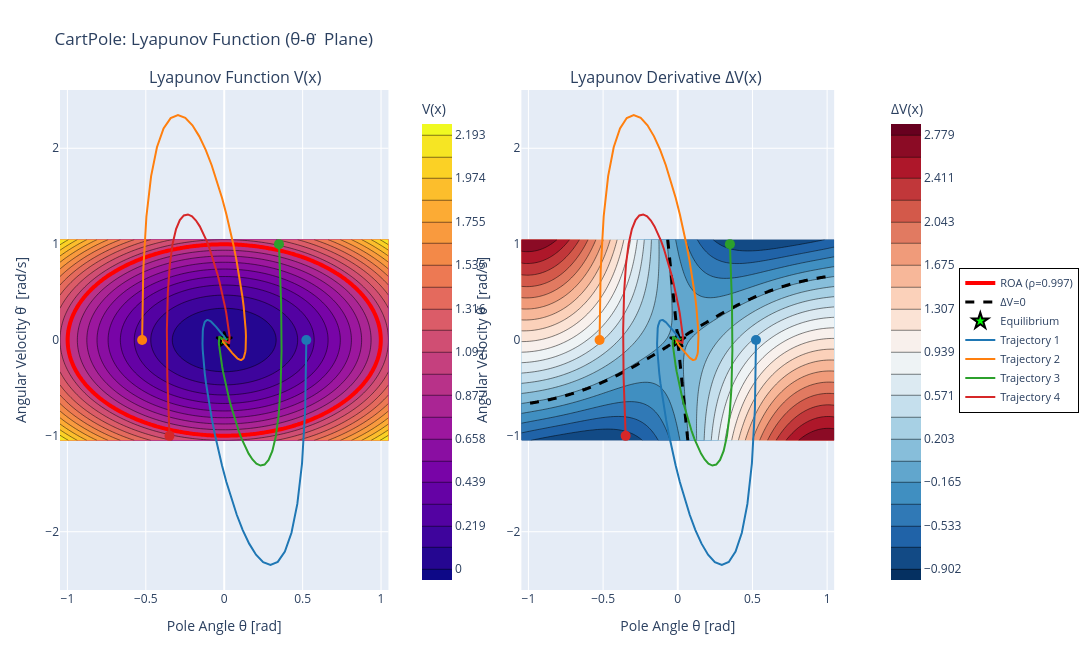

The notebook cell this image was saved under:
### Code cell
# 2D Lyapunov Function Visualization, angle and angular velocity
state_limits_theta_thetadot = ((-np.pi / 3, np.pi / 3), (-np.pi / 3, np.pi / 3))
state_indices_theta_thetadot = (1, 3)

plot_lyapunov_2d(
    lyapunov_nn,
    controller,
    discrete_system,
    state_limits_theta_thetadot,
    state_indices=state_indices_theta_thetadot,
    state_names=("Pole Angle θ [rad]", "Angular Velocity θ̇  [rad/s]"),
    rho=rho,
    grid_resolution=120,
    trajectories=trajectories,
    title="CartPole: Lyapunov Function (θ-θ̇  Plane)",
    show=False,
    colorscale="Plasma",
    trajectory_colorscale="D3",
)

### Figure 1 — Plotly figure (JSON) as saved in the notebook; plotly's stock layout.template omitted (floating-point values rounded to 4 significant figures; data arrays with more than 128 entries replaced by an {"elided": "..."} marker saying what was removed)
{"data": [{"colorbar": {"title": {"text": "V(x)"}, "x": 0.45}, "colorscale": [[0, "#0d0887"], [0.1111, "#46039f"], [0.2222, "#7201a8"], [0.3333, "#9c179e"], [0.4444, "#bd3786"], [0.5556, "#d8576b"], [0.6667, "#ed7953"], [0.7778, "#fb9f3a"], [0.8889, "#fdca26"], [1, "#f0f921"]], "contours": {"end": 2.193, "size": 0.1097, "start": 0}, "hovertemplate": "%{xaxis.title.text}: %{x:.3f}<br>%{yaxis.title.text}: %{y:.3f}<br>V: %{z:.3f}<extra></extra>", "type": "contour", "x": [-1.047, -1.03, -1.012, -0.9944, -0.9768, -0.9592, -0.9416, -0.924, -0.9064, -0.8888, -0.8712, -0.8536, -0.836, -0.8184, -0.8008, -0.7832, -0.7656, -0.748, -0.7304, -0.7128, -0.6952, -0.6776, -0.66, -0.6424, -0.6248, -0.6072, -0.5896, -0.572, -0.5544, -0.5368, -0.5192, -0.5016, -0.484, -0.4664, -0.4488, -0.4312, -0.4136, -0.396, -0.3784, -0.3608, -0.3432, -0.3256, -0.308, -0.2904, -0.2728, -0.2552, -0.2376, -0.22, -0.2024, -0.1848, -0.1672, -0.1496, -0.132, -0.1144, -0.0968, -0.0792, -0.0616, -0.044, -0.0264, -0.0088, 0.0088, 0.0264, 0.044, 0.0616, 0.0792, 0.0968, 0.1144, 0.132, 0.1496, 0.1672, 0.1848, 0.2024, 0.22, 0.2376, 0.2552, 0.2728, 0.2904, 0.308, 0.3256, 0.3432, 0.3608, 0.3784, 0.396, 0.4136, 0.4312, 0.4488, 0.4664, 0.484, 0.5016, 0.5192, 0.5368, 0.5544, 0.572, 0.5896, 0.6072, 0.6248, 0.6424, 0.66, 0.6776, 0.6952, 0.7128, 0.7304, 0.748, 0.7656, 0.7832, 0.8008, 0.8184, 0.836, 0.8536, 0.8712, 0.8888, 0.9064, 0.924, 0.9416, 0.9592, 0.9768, 0.9944, 1.012, 1.03, 1.047], "xaxis": "x", "y": [-1.047, -1.03, -1.012, -0.9944, -0.9768, -0.9592, -0.9416, -0.924, -0.9064, -0.8888, -0.8712, -0.8536, -0.836, -0.8184, -0.8008, -0.7832, -0.7656, -0.748, -0.7304, -0.7128, -0.6952, -0.6776, -0.66, -0.6424, -0.6248, -0.6072, -0.5896, -0.572, -0.5544, -0.5368, -0.5192, -0.5016, -0.484, -0.4664, -0.4488, -0.4312, -0.4136, -0.396, -0.3784, -0.3608, -0.3432, -0.3256, -0.308, -0.2904, -0.2728, -0.2552, -0.2376, -0.22, -0.2024, -0.1848, -0.1672, -0.1496, -0.132, -0.1144, -0.0968, -0.0792, -0.0616, -0.044, -0.0264, -0.0088, 0.0088, 0.0264, 0.044, 0.0616, 0.0792, 0.0968, 0.1144, 0.132, 0.1496, 0.1672, 0.1848, 0.2024, 0.22, 0.2376, 0.2552, 0.2728, 0.2904, 0.308, 0.3256, 0.3432, 0.3608, 0.3784, 0.396, 0.4136, 0.4312, 0.4488, 0.4664, 0.484, 0.5016, 0.5192, 0.5368, 0.5544, 0.572, 0.5896, 0.6072, 0.6248, 0.6424, 0.66, 0.6776, 0.6952, 0.7128, 0.7304, 0.748, 0.7656, 0.7832, 0.8008, 0.8184, 0.836, 0.8536, 0.8712, 0.8888, 0.9064, 0.924, 0.9416, 0.9592, 0.9768, 0.9944, 1.012, 1.03, 1.047], "yaxis": "y", "z": {"elided": "120x120 float values"}}, {"contours": {"coloring": "none", "end": 0.9969, "size": 1, "start": 0.9969}, "hovertemplate": "ROA Boundary<extra></extra>", "line": {"color": "red", "width": 4}, "name": "ROA (ρ=0.997)", "showscale": false, "type": "contour", "x": [-1.047, -1.03, -1.012, -0.9944, -0.9768, -0.9592, -0.9416, -0.924, -0.9064, -0.8888, -0.8712, -0.8536, -0.836, -0.8184, -0.8008, -0.7832, -0.7656, -0.748, -0.7304, -0.7128, -0.6952, -0.6776, -0.66, -0.6424, -0.6248, -0.6072, -0.5896, -0.572, -0.5544, -0.5368, -0.5192, -0.5016, -0.484, -0.4664, -0.4488, -0.4312, -0.4136, -0.396, -0.3784, -0.3608, -0.3432, -0.3256, -0.308, -0.2904, -0.2728, -0.2552, -0.2376, -0.22, -0.2024, -0.1848, -0.1672, -0.1496, -0.132, -0.1144, -0.0968, -0.0792, -0.0616, -0.044, -0.0264, -0.0088, 0.0088, 0.0264, 0.044, 0.0616, 0.0792, 0.0968, 0.1144, 0.132, 0.1496, 0.1672, 0.1848, 0.2024, 0.22, 0.2376, 0.2552, 0.2728, 0.2904, 0.308, 0.3256, 0.3432, 0.3608, 0.3784, 0.396, 0.4136, 0.4312, 0.4488, 0.4664, 0.484, 0.5016, 0.5192, 0.5368, 0.5544, 0.572, 0.5896, 0.6072, 0.6248, 0.6424, 0.66, 0.6776, 0.6952, 0.7128, 0.7304, 0.748, 0.7656, 0.7832, 0.8008, 0.8184, 0.836, 0.8536, 0.8712, 0.8888, 0.9064, 0.924, 0.9416, 0.9592, 0.9768, 0.9944, 1.012, 1.03, 1.047], "xaxis": "x", "y": [-1.047, -1.03, -1.012, -0.9944, -0.9768, -0.9592, -0.9416, -0.924, -0.9064, -0.8888, -0.8712, -0.8536, -0.836, -0.8184, -0.8008, -0.7832, -0.7656, -0.748, -0.7304, -0.7128, -0.6952, -0.6776, -0.66, -0.6424, -0.6248, -0.6072, -0.5896, -0.572, -0.5544, -0.5368, -0.5192, -0.5016, -0.484, -0.4664, -0.4488, -0.4312, -0.4136, -0.396, -0.3784, -0.3608, -0.3432, -0.3256, -0.308, -0.2904, -0.2728, -0.2552, -0.2376, -0.22, -0.2024, -0.1848, -0.1672, -0.1496, -0.132, -0.1144, -0.0968, -0.0792, -0.0616, -0.044, -0.0264, -0.0088, 0.0088, 0.0264, 0.044, 0.0616, 0.0792, 0.0968, 0.1144, 0.132, 0.1496, 0.1672, 0.1848, 0.2024, 0.22, 0.2376, 0.2552, 0.2728, 0.2904, 0.308, 0.3256, 0.3432, 0.3608, 0.3784, 0.396, 0.4136, 0.4312, 0.4488, 0.4664, 0.484, 0.5016, 0.5192, 0.5368, 0.5544, 0.572, 0.5896, 0.6072, 0.6248, 0.6424, 0.66, 0.6776, 0.6952, 0.7128, 0.7304, 0.748, 0.7656, 0.7832, 0.8008, 0.8184, 0.836, 0.8536, 0.8712, 0.8888, 0.9064, 0.924, 0.9416, 0.9592, 0.9768, 0.9944, 1.012, 1.03, 1.047], "yaxis": "y", "z": {"elided": "120x120 float values"}}, {"colorbar": {"title": {"text": "ΔV(x)"}, "x": 1.05}, "colorscale": [[0, "rgb(5,48,97)"], [0.1, "rgb(33,102,172)"], [0.2, "rgb(67,147,195)"], [0.3, "rgb(146,197,222)"], [0.4, "rgb(209,229,240)"], [0.5, "rgb(247,247,247)"], [0.6, "rgb(253,219,199)"], [0.7, "rgb(244,165,130)"], [0.8, "rgb(214,96,77)"], [0.9, "rgb(178,24,43)"], [1, "rgb(103,0,31)"]], "contours": {"end": 2.779, "size": 0.1841, "start": -0.9016}, "hovertemplate": "%{xaxis.title.text}: %{x:.3f}<br>%{yaxis.title.text}: %{y:.3f}<br>ΔV: %{z:.3f}<extra></extra>", "type": "contour", "x": [-1.047, -1.03, -1.012, -0.9944, -0.9768, -0.9592, -0.9416, -0.924, -0.9064, -0.8888, -0.8712, -0.8536, -0.836, -0.8184, -0.8008, -0.7832, -0.7656, -0.748, -0.7304, -0.7128, -0.6952, -0.6776, -0.66, -0.6424, -0.6248, -0.6072, -0.5896, -0.572, -0.5544, -0.5368, -0.5192, -0.5016, -0.484, -0.4664, -0.4488, -0.4312, -0.4136, -0.396, -0.3784, -0.3608, -0.3432, -0.3256, -0.308, -0.2904, -0.2728, -0.2552, -0.2376, -0.22, -0.2024, -0.1848, -0.1672, -0.1496, -0.132, -0.1144, -0.0968, -0.0792, -0.0616, -0.044, -0.0264, -0.0088, 0.0088, 0.0264, 0.044, 0.0616, 0.0792, 0.0968, 0.1144, 0.132, 0.1496, 0.1672, 0.1848, 0.2024, 0.22, 0.2376, 0.2552, 0.2728, 0.2904, 0.308, 0.3256, 0.3432, 0.3608, 0.3784, 0.396, 0.4136, 0.4312, 0.4488, 0.4664, 0.484, 0.5016, 0.5192, 0.5368, 0.5544, 0.572, 0.5896, 0.6072, 0.6248, 0.6424, 0.66, 0.6776, 0.6952, 0.7128, 0.7304, 0.748, 0.7656, 0.7832, 0.8008, 0.8184, 0.836, 0.8536, 0.8712, 0.8888, 0.9064, 0.924, 0.9416, 0.9592, 0.9768, 0.9944, 1.012, 1.03, 1.047], "xaxis": "x2", "y": [-1.047, -1.03, -1.012, -0.9944, -0.9768, -0.9592, -0.9416, -0.924, -0.9064, -0.8888, -0.8712, -0.8536, -0.836, -0.8184, -0.8008, -0.7832, -0.7656, -0.748, -0.7304, -0.7128, -0.6952, -0.6776, -0.66, -0.6424, -0.6248, -0.6072, -0.5896, -0.572, -0.5544, -0.5368, -0.5192, -0.5016, -0.484, -0.4664, -0.4488, -0.4312, -0.4136, -0.396, -0.3784, -0.3608, -0.3432, -0.3256, -0.308, -0.2904, -0.2728, -0.2552, -0.2376, -0.22, -0.2024, -0.1848, -0.1672, -0.1496, -0.132, -0.1144, -0.0968, -0.0792, -0.0616, -0.044, -0.0264, -0.0088, 0.0088, 0.0264, 0.044, 0.0616, 0.0792, 0.0968, 0.1144, 0.132, 0.1496, 0.1672, 0.1848, 0.2024, 0.22, 0.2376, 0.2552, 0.2728, 0.2904, 0.308, 0.3256, 0.3432, 0.3608, 0.3784, 0.396, 0.4136, 0.4312, 0.4488, 0.4664, 0.484, 0.5016, 0.5192, 0.5368, 0.5544, 0.572, 0.5896, 0.6072, 0.6248, 0.6424, 0.66, 0.6776, 0.6952, 0.7128, 0.7304, 0.748, 0.7656, 0.7832, 0.8008, 0.8184, 0.836, 0.8536, 0.8712, 0.8888, 0.9064, 0.924, 0.9416, 0.9592, 0.9768, 0.9944, 1.012, 1.03, 1.047], "yaxis": "y2", "z": {"elided": "120x120 float values"}}, {"contours": {"coloring": "none", "end": 0, "size": 1, "start": 0}, "hovertemplate": "ΔV=0 Contour<extra></extra>", "line": {"color": "black", "dash": "dash", "width": 3}, "name": "ΔV=0", "showscale": false, "type": "contour", "x": [-1.047, -1.03, -1.012, -0.9944, -0.9768, -0.9592, -0.9416, -0.924, -0.9064, -0.8888, -0.8712, -0.8536, -0.836, -0.8184, -0.8008, -0.7832, -0.7656, -0.748, -0.7304, -0.7128, -0.6952, -0.6776, -0.66, -0.6424, -0.6248, -0.6072, -0.5896, -0.572, -0.5544, -0.5368, -0.5192, -0.5016, -0.484, -0.4664, -0.4488, -0.4312, -0.4136, -0.396, -0.3784, -0.3608, -0.3432, -0.3256, -0.308, -0.2904, -0.2728, -0.2552, -0.2376, -0.22, -0.2024, -0.1848, -0.1672, -0.1496, -0.132, -0.1144, -0.0968, -0.0792, -0.0616, -0.044, -0.0264, -0.0088, 0.0088, 0.0264, 0.044, 0.0616, 0.0792, 0.0968, 0.1144, 0.132, 0.1496, 0.1672, 0.1848, 0.2024, 0.22, 0.2376, 0.2552, 0.2728, 0.2904, 0.308, 0.3256, 0.3432, 0.3608, 0.3784, 0.396, 0.4136, 0.4312, 0.4488, 0.4664, 0.484, 0.5016, 0.5192, 0.5368, 0.5544, 0.572, 0.5896, 0.6072, 0.6248, 0.6424, 0.66, 0.6776, 0.6952, 0.7128, 0.7304, 0.748, 0.7656, 0.7832, 0.8008, 0.8184, 0.836, 0.8536, 0.8712, 0.8888, 0.9064, 0.924, 0.9416, 0.9592, 0.9768, 0.9944, 1.012, 1.03, 1.047], "xaxis": "x2", "y": [-1.047, -1.03, -1.012, -0.9944, -0.9768, -0.9592, -0.9416, -0.924, -0.9064, -0.8888, -0.8712, -0.8536, -0.836, -0.8184, -0.8008, -0.7832, -0.7656, -0.748, -0.7304, -0.7128, -0.6952, -0.6776, -0.66, -0.6424, -0.6248, -0.6072, -0.5896, -0.572, -0.5544, -0.5368, -0.5192, -0.5016, -0.484, -0.4664, -0.4488, -0.4312, -0.4136, -0.396, -0.3784, -0.3608, -0.3432, -0.3256, -0.308, -0.2904, -0.2728, -0.2552, -0.2376, -0.22, -0.2024, -0.1848, -0.1672, -0.1496, -0.132, -0.1144, -0.0968, -0.0792, -0.0616, -0.044, -0.0264, -0.0088, 0.0088, 0.0264, 0.044, 0.0616, 0.0792, 0.0968, 0.1144, 0.132, 0.1496, 0.1672, 0.1848, 0.2024, 0.22, 0.2376, 0.2552, 0.2728, 0.2904, 0.308, 0.3256, 0.3432, 0.3608, 0.3784, 0.396, 0.4136, 0.4312, 0.4488, 0.4664, 0.484, 0.5016, 0.5192, 0.5368, 0.5544, 0.572, 0.5896, 0.6072, 0.6248, 0.6424, 0.66, 0.6776, 0.6952, 0.7128, 0.7304, 0.748, 0.7656, 0.7832, 0.8008, 0.8184, 0.836, 0.8536, 0.8712, 0.8888, 0.9064, 0.924, 0.9416, 0.9592, 0.9768, 0.9944, 1.012, 1.03, 1.047], "yaxis": "y2", "z": {"elided": "120x120 float values"}}, {"hovertemplate": "Equilibrium<extra></extra>", "marker": {"color": "lime", "line": {"color": "black", "width": 2}, "size": 12, "symbol": "star"}, "mode": "markers", "name": "Equilibrium", "showlegend": true, "type": "scatter", "x": [0], "xaxis": "x", "y": [0], "yaxis": "y"}, {"hovertemplate": "Equilibrium<extra></extra>", "marker": {"color": "lime", "line": {"color": "black", "width": 2}, "size": 12, "symbol": "star"}, "mode": "markers", "name": "Equilibrium", "showlegend": false, "type": "scatter", "x": [0], "xaxis": "x2", "y": [0], "yaxis": "y2"}, {"hovertemplate": "Traj 1<extra></extra>", "line": {"color": "#1F77B4", "width": 2}, "mode": "lines", "name": "Trajectory 1", "showlegend": true, "type": "scatter", "x": {"elided": "201 float values"}, "xaxis": "x", "y": {"elided": "201 float values"}, "yaxis": "y"}, {"hovertemplate": "Start<extra></extra>", "marker": {"color": "#1F77B4", "size": 10, "symbol": "circle"}, "mode": "markers", "showlegend": false, "type": "scatter", "x": [0.5236], "xaxis": "x", "y": [0], "yaxis": "y"}, {"hovertemplate": "Traj 1<extra></extra>", "line": {"color": "#1F77B4", "width": 2}, "mode": "lines", "name": "Trajectory 1", "showlegend": false, "type": "scatter", "x": {"elided": "201 float values"}, "xaxis": "x2", "y": {"elided": "201 float values"}, "yaxis": "y2"}, {"hovertemplate": "Start<extra></extra>", "marker": {"color": "#1F77B4", "size": 10, "symbol": "circle"}, "mode": "markers", "showlegend": false, "type": "scatter", "x": [0.5236], "xaxis": "x2", "y": [0], "yaxis": "y2"}, {"hovertemplate": "Traj 2<extra></extra>", "line": {"color": "#FF7F0E", "width": 2}, "mode": "lines", "name": "Trajectory 2", "showlegend": true, "type": "scatter", "x": {"elided": "201 float values"}, "xaxis": "x", "y": {"elided": "201 float values"}, "yaxis": "y"}, {"hovertemplate": "Start<extra></extra>", "marker": {"color": "#FF7F0E", "size": 10, "symbol": "circle"}, "mode": "markers", "showlegend": false, "type": "scatter", "x": [-0.5236], "xaxis": "x", "y": [0], "yaxis": "y"}, {"hovertemplate": "Traj 2<extra></extra>", "line": {"color": "#FF7F0E", "width": 2}, "mode": "lines", "name": "Trajectory 2", "showlegend": false, "type": "scatter", "x": {"elided": "201 float values"}, "xaxis": "x2", "y": {"elided": "201 float values"}, "yaxis": "y2"}, {"hovertemplate": "Start<extra></extra>", "marker": {"color": "#FF7F0E", "size": 10, "symbol": "circle"}, "mode": "markers", "showlegend": false, "type": "scatter", "x": [-0.5236], "xaxis": "x2", "y": [0], "yaxis": "y2"}, {"hovertemplate": "Traj 3<extra></extra>", "line": {"color": "#2CA02C", "width": 2}, "mode": "lines", "name": "Trajectory 3", "showlegend": true, "type": "scatter", "x": {"elided": "201 float values"}, "xaxis": "x", "y": {"elided": "201 float values"}, "yaxis": "y"}, {"hovertemplate": "Start<extra></extra>", "marker": {"color": "#2CA02C", "size": 10, "symbol": "circle"}, "mode": "markers", "showlegend": false, "type": "scatter", "x": [0.3491], "xaxis": "x", "y": [1], "yaxis": "y"}, {"hovertemplate": "Traj 3<extra></extra>", "line": {"color": "#2CA02C", "width": 2}, "mode": "lines", "name": "Trajectory 3", "showlegend": false, "type": "scatter", "x": {"elided": "201 float values"}, "xaxis": "x2", "y": {"elided": "201 float values"}, "yaxis": "y2"}, {"hovertemplate": "Start<extra></extra>", "marker": {"color": "#2CA02C", "size": 10, "symbol": "circle"}, "mode": "markers", "showlegend": false, "type": "scatter", "x": [0.3491], "xaxis": "x2", "y": [1], "yaxis": "y2"}, {"hovertemplate": "Traj 4<extra></extra>", "line": {"color": "#D62728", "width": 2}, "mode": "lines", "name": "Trajectory 4", "showlegend": true, "type": "scatter", "x": {"elided": "201 float values"}, "xaxis": "x", "y": {"elided": "201 float values"}, "yaxis": "y"}, {"hovertemplate": "Start<extra></extra>", "marker": {"color": "#D62728", "size": 10, "symbol": "circle"}, "mode": "markers", "showlegend": false, "type": "scatter", "x": [-0.3491], "xaxis": "x", "y": [-1], "yaxis": "y"}, {"hovertemplate": "Traj 4<extra></extra>", "line": {"color": "#D62728", "width": 2}, "mode": "lines", "name": "Trajectory 4", "showlegend": false, "type": "scatter", "x": {"elided": "201 float values"}, "xaxis": "x2", "y": {"elided": "201 float values"}, "yaxis": "y2"}, {"hovertemplate": "Start<extra></extra>", "marker": {"color": "#D62728", "size": 10, "symbol": "circle"}, "mode": "markers", "showlegend": false, "type": "scatter", "x": [-0.3491], "xaxis": "x2", "y": [-1], "yaxis": "y2"}], "layout": {"annotations": [{"font": {"size": 16}, "showarrow": false, "text": "Lyapunov Function V(x)", "x": 0.225, "xanchor": "center", "xref": "paper", "y": 1, "yanchor": "bottom", "yref": "paper"}, {"font": {"size": 16}, "showarrow": false, "text": "Lyapunov Derivative ΔV(x)", "x": 0.775, "xanchor": "center", "xref": "paper", "y": 1, "yanchor": "bottom", "yref": "paper"}], "height": 650, "hovermode": "closest", "legend": {"bgcolor": "rgba(255,255,255,0.95)", "bordercolor": "black", "borderwidth": 1, "font": {"size": 11}, "x": 1.15, "xanchor": "left", "y": 0.5, "yanchor": "middle"}, "margin": {"b": 60, "l": 60, "r": 250, "t": 90}, "showlegend": true, "title": {"text": "CartPole: Lyapunov Function (θ-θ̇  Plane)"}, "width": 1600, "xaxis": {"anchor": "y", "domain": [0, 0.42], "title": {"text": "Pole Angle θ [rad]"}}, "xaxis2": {"anchor": "y2", "domain": [0.59, 0.99], "title": {"text": "Pole Angle θ [rad]"}}, "yaxis": {"anchor": "x", "domain": [0, 1], "title": {"text": "Angular Velocity θ̇  [rad/s]"}}, "yaxis2": {"anchor": "x2", "domain": [0, 1], "title": {"text": "Angular Velocity θ̇  [rad/s]"}}}}
